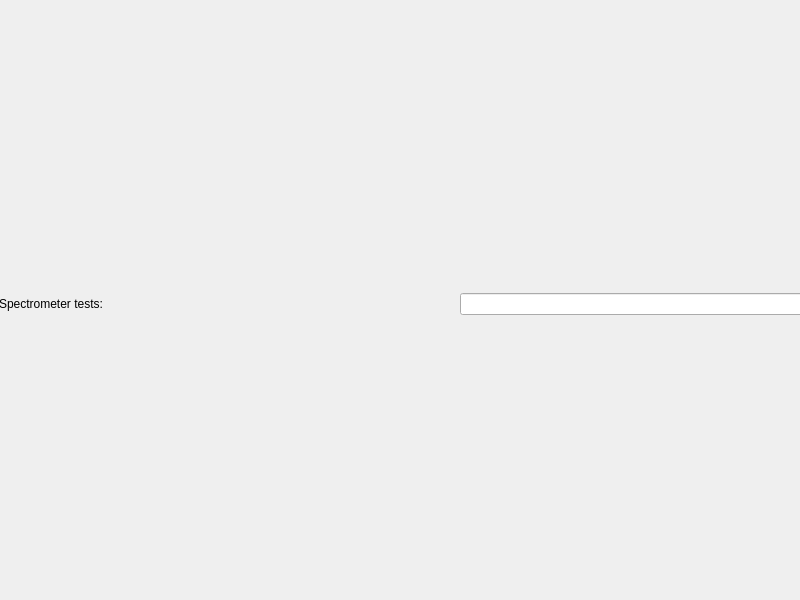
<?xml version="1.0" encoding="UTF-8"?>
<ui version="4.0">
 <class>Form</class>
 <widget class="QWidget" name="Form">
  <property name="geometry">
   <rect>
    <x>0</x>
    <y>0</y>
    <width>800</width>
    <height>600</height>
   </rect>
  </property>
  <property name="windowTitle">
   <string>Form</string>
  </property>
  <widget class="QWidget" name="gridLayoutWidget">
   <property name="geometry">
    <rect>
     <x>-1</x>
     <y>-1</y>
     <width>811</width>
     <height>611</height>
    </rect>
   </property>
   <layout class="QGridLayout" name="gridLayout">
    <item row="0" column="2">
     <widget class="QLineEdit" name="lineEdit"/>
    </item>
    <item row="0" column="1">
     <spacer name="horizontalSpacer">
      <property name="orientation">
       <enum>Qt::Horizontal</enum>
      </property>
      <property name="sizeHint" stdset="0">
       <size>
        <width>40</width>
        <height>20</height>
       </size>
      </property>
     </spacer>
    </item>
    <item row="0" column="0">
     <widget class="QLabel" name="label">
      <property name="text">
       <string>Spectrometer tests:</string>
      </property>
     </widget>
    </item>
   </layout>
  </widget>
 </widget>
 <resources/>
 <connections/>
</ui>
